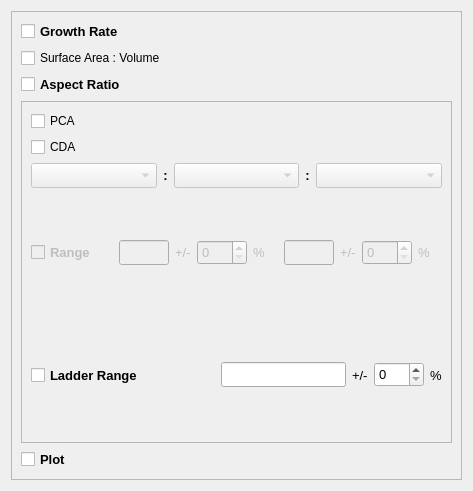
                <widget class="QWidget" name="normal_calc_page">
                 <property name="geometry">
                  <rect>
                   <x>0</x>
                   <y>0</y>
                   <width>473</width>
                   <height>491</height>
                  </rect>
                 </property>
                 <attribute name="label">
                  <string>Calculations</string>
                 </attribute>
                 <layout class="QGridLayout" name="gridLayout_24">
                  <item row="0" column="0">
                   <widget class="QFrame" name="options_gBox">
                    <property name="frameShape">
                     <enum>QFrame::StyledPanel</enum>
                    </property>
                    <property name="frameShadow">
                     <enum>QFrame::Raised</enum>
                    </property>
                    <layout class="QVBoxLayout" name="verticalLayout_8">
                     <item>
                      <widget class="QCheckBox" name="growthRate_checkBox">
                       <property name="font">
                        <font>
                         <family>Arial</family>
                         <pointsize>10</pointsize>
                         <weight>75</weight>
                         <italic>false</italic>
                         <bold>true</bold>
                        </font>
                       </property>
                       <property name="text">
                        <string>Growth Rate</string>
                       </property>
                       <property name="checked">
                        <bool>false</bool>
                       </property>
                      </widget>
                     </item>
                     <item>
                      <widget class="QCheckBox" name="sa_vol_checkBox">
                       <property name="text">
                        <string>Surface Area : Volume</string>
                       </property>
                      </widget>
                     </item>
                     <item>
                      <widget class="QCheckBox" name="aspectRatio_checkBox">
                       <property name="font">
                        <font>
                         <family>Arial</family>
                         <pointsize>10</pointsize>
                         <weight>75</weight>
                         <italic>false</italic>
                         <bold>true</bold>
                        </font>
                       </property>
                       <property name="text">
                        <string>Aspect Ratio</string>
                       </property>
                      </widget>
                     </item>
                     <item>
                      <widget class="QFrame" name="aspect_options_frame">
                       <property name="enabled">
                        <bool>true</bool>
                       </property>
                       <property name="minimumSize">
                        <size>
                         <width>423</width>
                         <height>0</height>
                        </size>
                       </property>
                       <property name="frameShape">
                        <enum>QFrame::StyledPanel</enum>
                       </property>
                       <property name="frameShadow">
                        <enum>QFrame::Raised</enum>
                       </property>
                       <layout class="QVBoxLayout" name="verticalLayout_7">
                        <item>
                         <widget class="QCheckBox" name="pca_checkBox">
                          <property name="text">
                           <string>PCA</string>
                          </property>
                         </widget>
                        </item>
                        <item>
                         <widget class="QCheckBox" name="cda_checkBox">
                          <property name="text">
                           <string>CDA</string>
                          </property>
                         </widget>
                        </item>
                        <item>
                         <layout class="QHBoxLayout" name="aspect_directions_HLayout">
                          <item>
                           <widget class="QComboBox" name="long_facet">
                            <property name="enabled">
                             <bool>false</bool>
                            </property>
                            <property name="sizePolicy">
                             <sizepolicy hsizetype="Preferred" vsizetype="Fixed">
                              <horstretch>1</horstretch>
                              <verstretch>0</verstretch>
                             </sizepolicy>
                            </property>
                            <property name="minimumSize">
                             <size>
                              <width>0</width>
                              <height>25</height>
                             </size>
                            </property>
                            <property name="font">
                             <font>
                              <family>Arial</family>
                              <pointsize>10</pointsize>
                              <weight>50</weight>
                              <italic>false</italic>
                              <bold>false</bold>
                             </font>
                            </property>
                           </widget>
                          </item>
                          <item>
                           <widget class="QLabel" name="ratio_label1">
                            <property name="font">
                             <font>
                              <family>Arial</family>
                              <pointsize>10</pointsize>
                              <weight>75</weight>
                              <italic>false</italic>
                              <bold>true</bold>
                             </font>
                            </property>
                            <property name="text">
                             <string>:</string>
                            </property>
                            <property name="alignment">
                             <set>Qt::AlignCenter</set>
                            </property>
                           </widget>
                          </item>
                          <item>
                           <widget class="QComboBox" name="medium_facet">
                            <property name="enabled">
                             <bool>false</bool>
                            </property>
                            <property name="sizePolicy">
                             <sizepolicy hsizetype="Preferred" vsizetype="Fixed">
                              <horstretch>1</horstretch>
                              <verstretch>0</verstretch>
                             </sizepolicy>
                            </property>
                            <property name="minimumSize">
                             <size>
                              <width>0</width>
                              <height>25</height>
                             </size>
                            </property>
                            <property name="font">
                             <font>
                              <family>Arial</family>
                              <pointsize>10</pointsize>
                              <weight>50</weight>
                              <italic>false</italic>
                              <bold>false</bold>
                             </font>
                            </property>
                           </widget>
                          </item>
                          <item>
                           <widget class="QLabel" name="ratio_label2">
                            <property name="font">
                             <font>
                              <family>Arial</family>
                              <pointsize>10</pointsize>
                              <weight>75</weight>
                              <italic>false</italic>
                              <bold>true</bold>
                             </font>
                            </property>
                            <property name="text">
                             <string>:</string>
                            </property>
                            <property name="alignment">
                             <set>Qt::AlignCenter</set>
                            </property>
                           </widget>
                          </item>
                          <item>
                           <widget class="QComboBox" name="short_facet">
                            <property name="enabled">
                             <bool>false</bool>
                            </property>
                            <property name="sizePolicy">
                             <sizepolicy hsizetype="Preferred" vsizetype="Fixed">
                              <horstretch>1</horstretch>
                              <verstretch>0</verstretch>
                             </sizepolicy>
                            </property>
                            <property name="minimumSize">
                             <size>
                              <width>0</width>
                              <height>25</height>
                             </size>
                            </property>
                            <property name="font">
                             <font>
                              <family>Arial</family>
                              <pointsize>10</pointsize>
                              <weight>50</weight>
                              <italic>false</italic>
                              <bold>false</bold>
                             </font>
                            </property>
                           </widget>
                          </item>
                         </layout>
                        </item>
                        <item>
                         <layout class="QHBoxLayout" name="aspect_ranges_HLayout">
                          <item>
                           <widget class="QCheckBox" name="aspect_range_checkBox">
                            <property name="enabled">
                             <bool>false</bool>
                            </property>
                            <property name="sizePolicy">
                             <sizepolicy hsizetype="Preferred" vsizetype="Preferred">
                              <horstretch>0</horstretch>
                              <verstretch>0</verstretch>
                             </sizepolicy>
                            </property>
                            <property name="minimumSize">
                             <size>
                              <width>70</width>
                              <height>0</height>
                             </size>
                            </property>
                            <property name="font">
                             <font>
                              <family>Arial</family>
                              <pointsize>10</pointsize>
                              <weight>75</weight>
                              <italic>false</italic>
                              <bold>true</bold>
                             </font>
                            </property>
                            <property name="text">
                             <string>Range</string>
                            </property>
                           </widget>
                          </item>
                          <item>
                           <spacer name="horizontalSpacer">
                            <property name="orientation">
                             <enum>Qt::Horizontal</enum>
                            </property>
                            <property name="sizeHint" stdset="0">
                             <size>
                              <width>40</width>
                              <height>20</height>
                             </size>
                            </property>
                           </spacer>
                          </item>
                          <item>
                           <widget class="QLineEdit" name="lm_range_input">
                            <property name="enabled">
                             <bool>false</bool>
                            </property>
                            <property name="minimumSize">
                             <size>
                              <width>50</width>
                              <height>25</height>
                             </size>
                            </property>
                            <property name="maximumSize">
                             <size>
                              <width>50</width>
                              <height>16777215</height>
                             </size>
                            </property>
                            <property name="font">
                             <font>
                              <family>Arial</family>
                              <pointsize>10</pointsize>
                              <weight>50</weight>
                              <italic>false</italic>
                              <bold>false</bold>
                             </font>
                            </property>
                           </widget>
                          </item>
                          <item>
                           <widget class="QLabel" name="lm_plusminus_label">
                            <property name="enabled">
                             <bool>false</bool>
                            </property>
                            <property name="font">
                             <font>
                              <family>Arial</family>
                              <pointsize>10</pointsize>
                              <weight>50</weight>
                              <italic>false</italic>
                              <bold>false</bold>
                             </font>
                            </property>
                            <property name="text">
                             <string>+/-</string>
                            </property>
                           </widget>
                          </item>
                          <item>
                           <widget class="QSpinBox" name="lm_spinBox">
                            <property name="enabled">
                             <bool>false</bool>
                            </property>
                            <property name="sizePolicy">
                             <sizepolicy hsizetype="Minimum" vsizetype="Fixed">
                              <horstretch>0</horstretch>
                              <verstretch>0</verstretch>
                             </sizepolicy>
                            </property>
                            <property name="minimumSize">
                             <size>
                              <width>50</width>
                              <height>25</height>
                             </size>
                            </property>
                            <property name="font">
                             <font>
                              <family>Arial</family>
                              <pointsize>10</pointsize>
                              <weight>50</weight>
                              <italic>false</italic>
                              <bold>false</bold>
                             </font>
                            </property>
                           </widget>
                          </item>
                          <item>
                           <widget class="QLabel" name="lm_percent_label">
                            <property name="enabled">
                             <bool>false</bool>
                            </property>
                            <property name="font">
                             <font>
                              <family>Arial</family>
                              <pointsize>10</pointsize>
                              <weight>50</weight>
                              <italic>false</italic>
                              <bold>false</bold>
                             </font>
                            </property>
                            <property name="text">
                             <string>%</string>
                            </property>
                           </widget>
                          </item>
                          <item>
                           <spacer name="horizontalSpacer_2">
                            <property name="orientation">
                             <enum>Qt::Horizontal</enum>
                            </property>
                            <property name="sizeHint" stdset="0">
                             <size>
                              <width>40</width>
                              <height>20</height>
                             </size>
                            </property>
                           </spacer>
                          </item>
                          <item>
                           <widget class="QLineEdit" name="ms_range_input">
                            <property name="enabled">
                             <bool>false</bool>
                            </property>
                            <property name="minimumSize">
                             <size>
                              <width>50</width>
                              <height>25</height>
                             </size>
                            </property>
                            <property name="maximumSize">
                             <size>
                              <width>50</width>
                              <height>16777215</height>
                             </size>
                            </property>
                            <property name="font">
                             <font>
                              <family>Arial</family>
                              <pointsize>10</pointsize>
                              <weight>50</weight>
                              <italic>false</italic>
                              <bold>false</bold>
                             </font>
                            </property>
                           </widget>
                          </item>
                          <item>
                           <widget class="QLabel" name="ms_plusminus_label">
                            <property name="enabled">
                             <bool>false</bool>
                            </property>
                            <property name="font">
                             <font>
                              <family>Arial</family>
                              <pointsize>10</pointsize>
                              <weight>50</weight>
                              <italic>false</italic>
                              <bold>false</bold>
                             </font>
                            </property>
                            <property name="text">
                             <string>+/-</string>
                            </property>
                           </widget>
                          </item>
                          <item>
                           <widget class="QSpinBox" name="ms_spinBox">
                            <property name="enabled">
                             <bool>false</bool>
                            </property>
                            <property name="sizePolicy">
                             <sizepolicy hsizetype="Minimum" vsizetype="Fixed">
                              <horstretch>0</horstretch>
                              <verstretch>0</verstretch>
                             </sizepolicy>
                            </property>
                            <property name="minimumSize">
                             <size>
                              <width>50</width>
                              <height>25</height>
                             </size>
                            </property>
                            <property name="font">
                             <font>
                              <family>Arial</family>
                              <pointsize>10</pointsize>
                              <weight>50</weight>
                              <italic>false</italic>
                              <bold>false</bold>
                             </font>
                            </property>
                           </widget>
                          </item>
                          <item>
                           <widget class="QLabel" name="ms_percent_label">
                            <property name="enabled">
                             <bool>false</bool>
                            </property>
                            <property name="font">
                             <font>
                              <family>Arial</family>
                              <pointsize>10</pointsize>
                              <weight>50</weight>
                              <italic>false</italic>
                              <bold>false</bold>
                             </font>
                            </property>
                            <property name="text">
                             <string>%</string>
                            </property>
                           </widget>
                          </item>
                          <item>
                           <spacer name="horizontalSpacer_3">
                            <property name="orientation">
                             <enum>Qt::Horizontal</enum>
                            </property>
                            <property name="sizeHint" stdset="0">
                             <size>
                              <width>40</width>
                              <height>20</height>
                             </size>
                            </property>
                           </spacer>
                          </item>
                         </layout>
                        </item>
                        <item>
                         <layout class="QHBoxLayout" name="ladderLayout">
                          <item>
                           <widget class="QCheckBox" name="count_checkBox">
                            <property name="enabled">
                             <bool>true</bool>
                            </property>
                            <property name="sizePolicy">
                             <sizepolicy hsizetype="Minimum" vsizetype="Minimum">
                              <horstretch>0</horstretch>
                              <verstretch>0</verstretch>
                             </sizepolicy>
                            </property>
                            <property name="minimumSize">
                             <size>
                              <width>120</width>
                              <height>0</height>
                             </size>
                            </property>
                            <property name="font">
                             <font>
                              <family>Arial</family>
                              <pointsize>10</pointsize>
                              <weight>75</weight>
                              <italic>false</italic>
                              <bold>true</bold>
                             </font>
                            </property>
                            <property name="text">
                             <string>Ladder Range</string>
                            </property>
                           </widget>
                          </item>
                          <item>
                           <spacer name="horizontalSpacer_4">
                            <property name="orientation">
                             <enum>Qt::Horizontal</enum>
                            </property>
                            <property name="sizeHint" stdset="0">
                             <size>
                              <width>40</width>
                              <height>20</height>
                             </size>
                            </property>
                           </spacer>
                          </item>
                          <item>
                           <widget class="QLineEdit" name="count_range">
                            <property name="enabled">
                             <bool>true</bool>
                            </property>
                            <property name="minimumSize">
                             <size>
                              <width>0</width>
                              <height>25</height>
                             </size>
                            </property>
                            <property name="font">
                             <font>
                              <family>Arial</family>
                              <pointsize>10</pointsize>
                              <weight>50</weight>
                              <italic>false</italic>
                              <bold>false</bold>
                             </font>
                            </property>
                           </widget>
                          </item>
                          <item>
                           <widget class="QLabel" name="count_plusminus_label">
                            <property name="enabled">
                             <bool>true</bool>
                            </property>
                            <property name="sizePolicy">
                             <sizepolicy hsizetype="Minimum" vsizetype="Minimum">
                              <horstretch>0</horstretch>
                              <verstretch>0</verstretch>
                             </sizepolicy>
                            </property>
                            <property name="font">
                             <font>
                              <family>Arial</family>
                              <pointsize>10</pointsize>
                              <weight>50</weight>
                              <italic>false</italic>
                              <bold>false</bold>
                             </font>
                            </property>
                            <property name="text">
                             <string>+/-</string>
                            </property>
                           </widget>
                          </item>
                          <item>
                           <widget class="QSpinBox" name="count_spinBox">
                            <property name="enabled">
                             <bool>true</bool>
                            </property>
                            <property name="sizePolicy">
                             <sizepolicy hsizetype="Minimum" vsizetype="Fixed">
                              <horstretch>0</horstretch>
                              <verstretch>0</verstretch>
                             </sizepolicy>
                            </property>
                            <property name="minimumSize">
                             <size>
                              <width>50</width>
                              <height>25</height>
                             </size>
                            </property>
                            <property name="font">
                             <font>
                              <family>Arial</family>
                              <pointsize>10</pointsize>
                              <weight>50</weight>
                              <italic>false</italic>
                              <bold>false</bold>
                             </font>
                            </property>
                           </widget>
                          </item>
                          <item>
                           <widget class="QLabel" name="count_percent_label">
                            <property name="enabled">
                             <bool>true</bool>
                            </property>
                            <property name="font">
                             <font>
                              <family>Arial</family>
                              <pointsize>10</pointsize>
                              <weight>50</weight>
                              <italic>false</italic>
                              <bold>false</bold>
                             </font>
                            </property>
                            <property name="text">
                             <string>%</string>
                            </property>
                           </widget>
                          </item>
                         </layout>
                        </item>
                       </layout>
                      </widget>
                     </item>
                     <item>
                      <widget class="QCheckBox" name="plot_checkBox">
                       <property name="font">
                        <font>
                         <family>Arial</family>
                         <pointsize>10</pointsize>
                         <weight>75</weight>
                         <italic>false</italic>
                         <bold>true</bold>
                        </font>
                       </property>
                       <property name="text">
                        <string>Plot</string>
                       </property>
                      </widget>
                     </item>
                    </layout>
                   </widget>
                  </item>
                 </layout>
                </widget>
